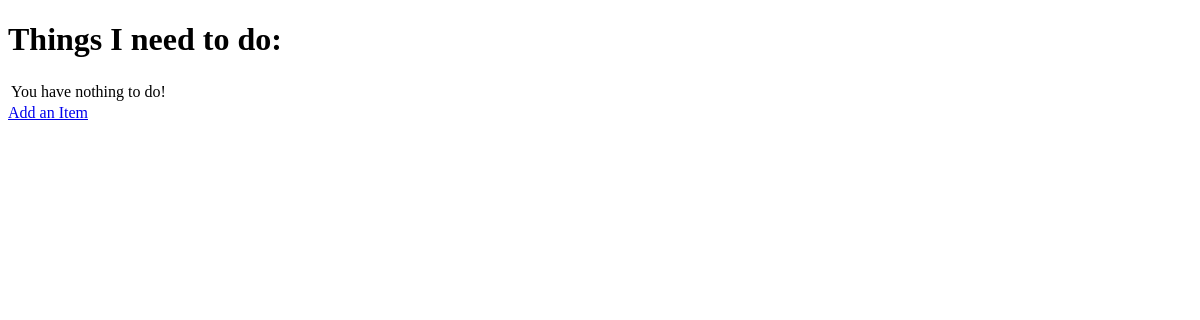
The app's page /, older data.
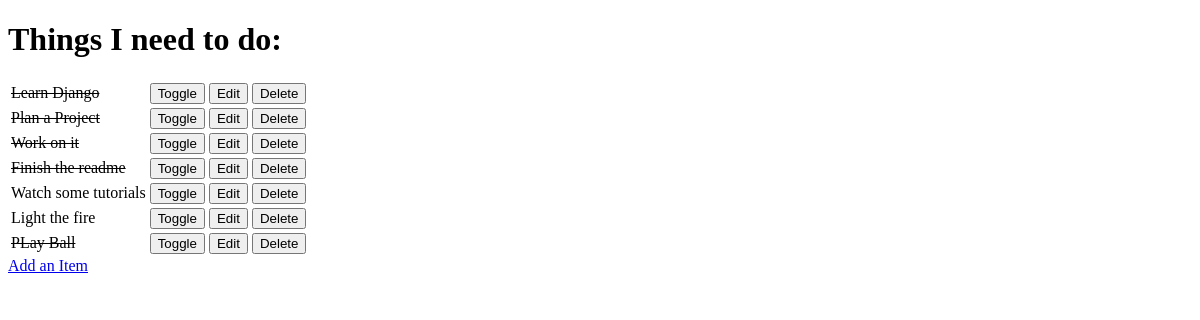
The same page, newer data.
### todo/models.py (models this page shows, shortened)
class Item(models.Model):
     name = models.CharField(max_length=50, null=False, blank=False)
     done = models.BooleanField(null=False, blank=False, default=False)

### todo/views.py (the view)
# urls.py: path('', views.get_todo_list, name="get_todo_list"),
def get_todo_list(request):
    items = Item.objects.all()
    context = {
        'items': items
    }
    return render(request, 'todo/get_todo_list.html', context)

### todo/templates/todo/get_todo_list.html (shortened to what this page needs)
<!DOCTYPE html>
<html lang="en">
<head>
</head>
<body>
    <h1>Things I need to do:</h1>
    <table>
        {% for item in items %}
        <tr>
            {% if item.done %}
            <td><strike>{{ item.name }}</strike></td>
            {% else %}
            <td>{{ item.name }}</td>
            {% endif %}
            <td>
                <a href="/toggle/{{ item.id }}">
                    <button>Toggle</button>
                </a>
            </td>
            <td>
                <a href="/edit/{{ item.id }}">
                    <button>Edit</button>
                </a>
            </td>
            <td>
                <a href="/delete/{{ item.id }}">
                    <button>Delete</button>
                </a>
            </td>
        </tr>
        {% empty %}
        <td>You have nothing to do!</td>
        {% endfor %}
    </table>
    <a href="/add">Add an Item</a>
</body>
</html>

Row changes from the older to the newer data that the page shows:
added Item: name "Learn Django"
added Item: name "Plan a Project"
added Item: name "Work on it"
added Item: name "Finish the readme"
added Item: name "Watch some tutorials"
added Item: name "Light the fire"
added Item: name "PLay Ball"
Text that changed along with them:
text no longer shown: "You have nothing to do!"
